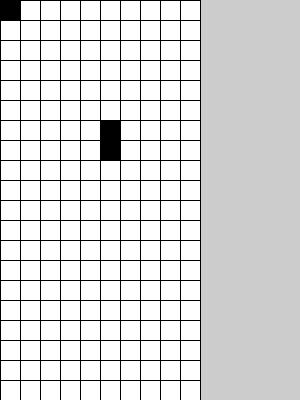
Frame 1 (no input)
Frame 60 (the mouse pressed at the canvas centre just before this capture): identical to frame 1, image omitted
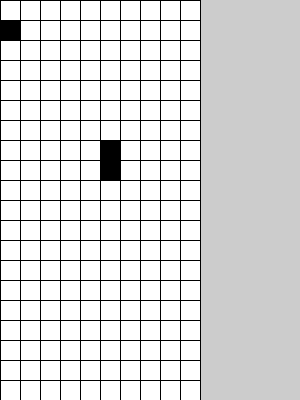
Frame 120 (the mouse held since frame 60 and released just before this capture)

The Processing sketch that drew these frames (run headless with seeded random() and noise(); from frame 60 on, the mouse is pressed at the canvas centre):

// Processing sketch: why_doesnt_this_shit_work
// ── why_doesnt_this_shit_work.pde
int Xrow = 10;
int Yrow = 20;
int timer = 0;
boolean spacebarpressed = false;
boolean BlockScreen = true;
boolean Screenscanned = true;
boolean[][] myArray = new boolean[Xrow][Yrow];
// int for amount of rows and array to use those;
// blockscreen to check if a block is on screen so i dont have 100 blocks
void blokjes() {
  if (BlockScreen)
  {

    for (int i = 9; i >=0; i--) {

      for (int j = 19; j>= 0; j--) {

        if (j<19 && myArray[i][j]&&timer >= 60 &&!myArray[i][j+1]  ) {

          println("test");
          myArray[i][j] = false;
          myArray[i][j+1] = true;
          
      
      }
    }
    }
} else if (!BlockScreen)
  {
    int Random_num = 0;
    //Random_num = int(random(7));
    println(Random_num);
    BlockScreen = true;
    if (Random_num == 0)
    {
      for (int i =5; i<8; i++) {
        myArray[i][0] = true;
      }
    }
    //gives random number from 0 to 6 so 7 since there are 7 pieces
    //also make Block screen true
  }
}
void draw()
{

  timer+=1;
  println(timer);
  Grid();
  blokjes();
  if (timer >= 60 ) {
    timer=0;
  }

  line(200, 0, 200, 400);
}
void setup()
{
  myArray[0][0] = true;
  myArray[5][6] = true;
  myArray[5][7] = true;
  size(300, 400);
}
void Grid() {

  for (int i = 0; i < Xrow; i++) {
    for (int j = 0; j < Yrow; j++) {
      int Xrect = i * 20;
      int Yrect = j * 20;
      if (!myArray[i][j]) {
        fill(255);
        rect(Xrect, Yrect, 20, 20);
      } else {
        fill(0);
        rect(Xrect, Yrect, 20, 20);
      }
    }
  }
}
void keyPressed()
{
 if (key == ' '){spacebarpressed = true;}
 if (spacebarpressed == true){timer+=60;}
}
void keyReleased()
{
if (key == ' '){spacebarpressed = true;}
 if (spacebarpressed == true){spacebarpressed = false;}
}
